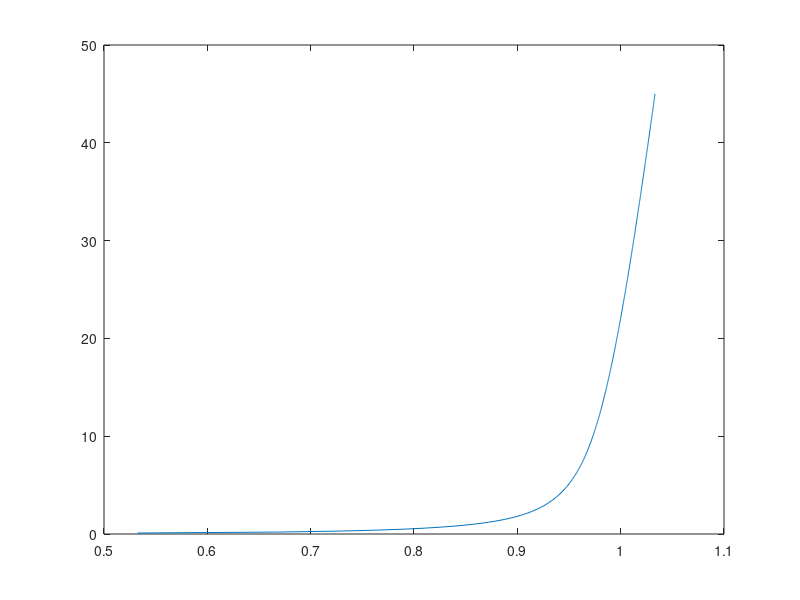

The MATLAB script that drew this image:
function outXpL = XWLC(F, P, S, kT, method)
%Calculates the XWLC extension-to-contour conversion for a given force(s) and XWLC parameters.
%Inputs: Force, XWLC parameters (Persistence length, Stretch modulus, kT), and XWLC method
% Force can be a vector, and this will work element-by-element on it.
%Example usage: Given extension E and force F, contour =  e./ XWLC(F)
%Method doesn't really matter, especially if you're fitting to DNA first (all it needs to do is match the shape)

if nargin < 5 || isempty(method)
    method = 3; %method 1: classic, 2: what phage used, 3: wikipedia
end

%Defaults
if nargin < 4 || isempty(kT)
    kT = 4.14; %pNnm, = .0138pNnm/K * 300K
end
if nargin < 3 || isempty(S)
    S = 900; %pN
end
if nargin < 2 || isempty(P)
    P = 50; %nm
end
if nargin < 1 || isempty(F)
    F = 0.1:0.1:45;
    testplot = 1;
else
    testplot = 0;
end

%Handle out-of-range F
if any(F <= 0)
    F = abs(F);
    if any(F == 0)
        F(F==0) = eps(1);
    end
    warning('Negative forces detected, taking absolute value')
end

switch method
    case 2 %Legacy (used in Phage before me, kept here for historical reasons)
        % Simplification Variables
        a = -4*(F*P/kT-0.75);
        b = 4;
        m = 2*sqrt(-a/3);
        q = acos(3*b./(m.*a));
        sgn = 2*(a <= 0)-1; %accounts for change of sign and uses correct soln (YRC 10/06)
        outXpL = 1+F./S+1./(m.*cos(q/3+sgn*2*pi/3));
%         % at some point, they wanted this to output K*L; saved here (comment)
%         k = kT/P*(0.5./(1-outXpL+F/S).^3+1)./(1+kT/P/S*(0.5./(1-outXpL+F/S).^3+1));
%         outXpL = k;
    case 3 %From Wikipedia, eh sure
        %Simplification var.s
        C1 = F*P/kT;
        C2 = exp(nthroot(900./C1,4));
        outXpL = 4/3 ...
            + -4./(3.*sqrt(C1+1)) ...
            + -10*C2 ./sqrt(C1) ./(C2-1).^2 ...
            + C1.^1.62 ./ (3.55+ 3.8* C1.^2.2) ...
            + F./S;
    otherwise %Basic theory
        outXpL = 1-.5*(kT./F/P).^.5 + F/S;
end

if testplot
    figure('Name', sprintf('XWLC %dnm %dpN', P, S));
    plot(outXpL,0.1:0.1:45)
end
end